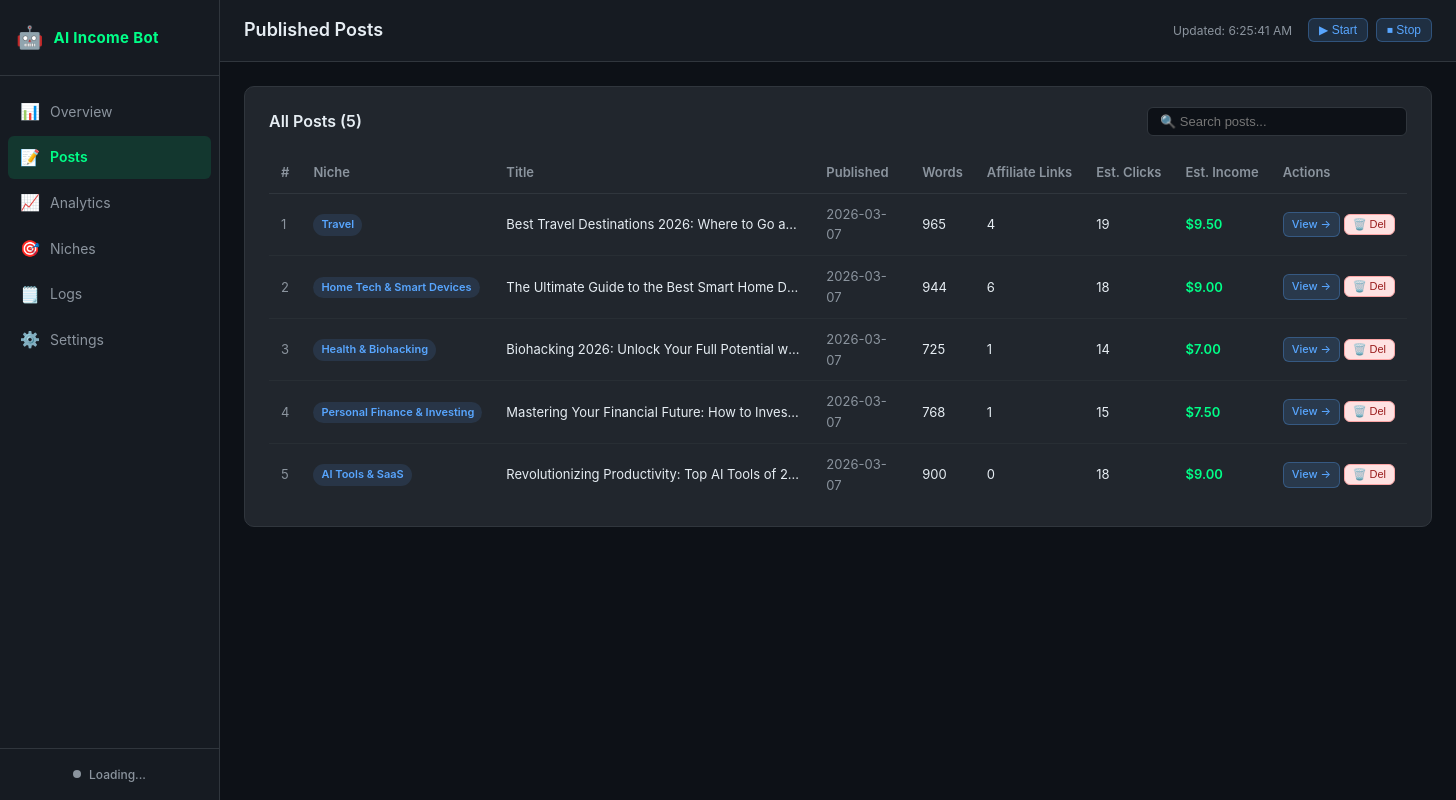
Page /posts on the earlier database version.
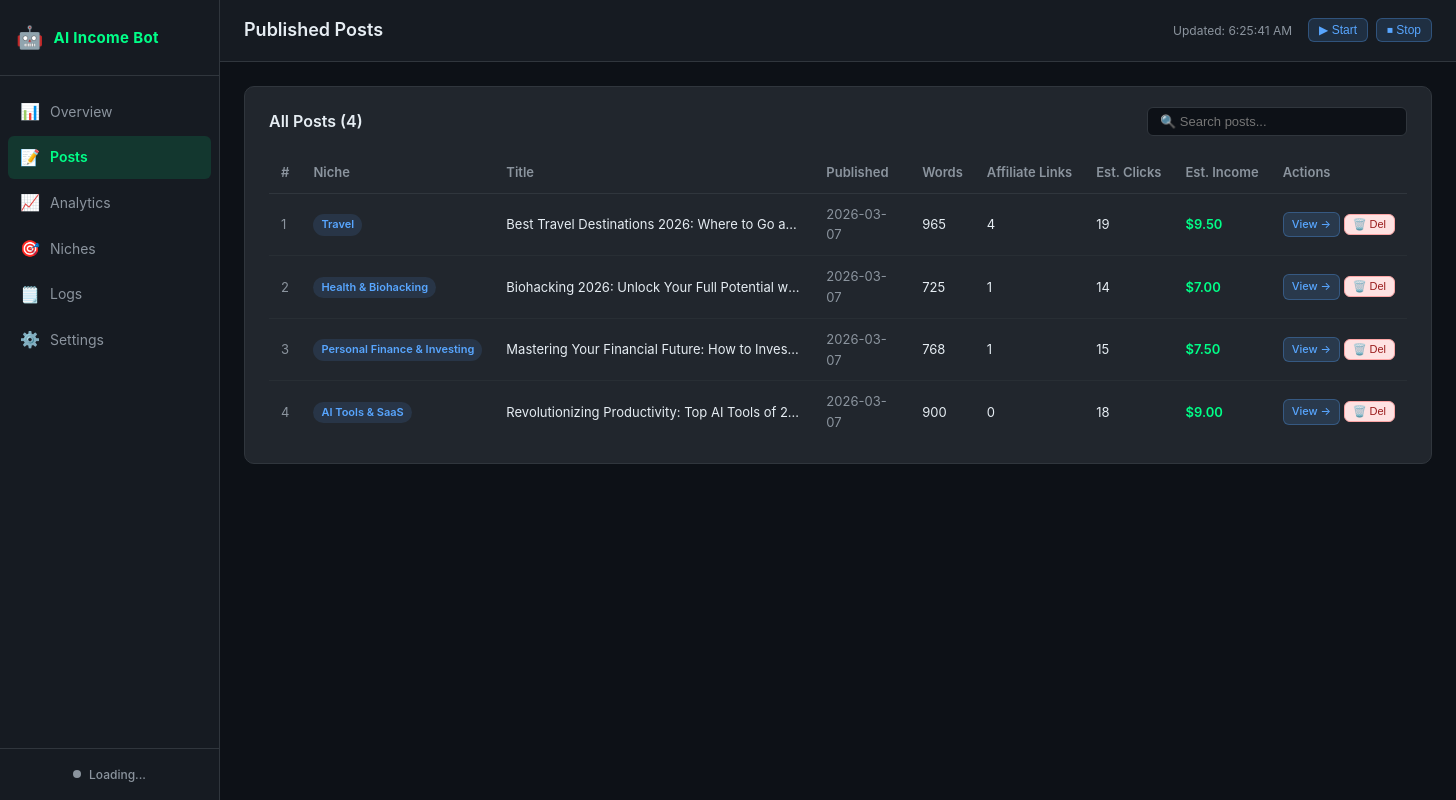
Same page on the later database version.
### tables this page shows
CREATE TABLE posts (
            id INTEGER PRIMARY KEY AUTOINCREMENT,
            niche_id TEXT NOT NULL,
            niche_name TEXT NOT NULL,
            title TEXT NOT NULL,
            slug TEXT UNIQUE NOT NULL,
            url TEXT,
            youtube_url TEXT,
            published_at DATETIME DEFAULT CURRENT_TIMESTAMP,
            word_count INTEGER DEFAULT 0,
            affiliate_links_count INTEGER DEFAULT 0,
            estimated_clicks INTEGER DEFAULT 0,
            estimated_income REAL DEFAULT 0.0,
            status TEXT DEFAULT 'published'
        );

### dashboard/app.py (the view)
@app.route("/posts")
def posts():
    from core import analytics_tracker
    db = _get_db()
    all_posts = analytics_tracker.get_all_posts(db)
    settings = _load_settings()
    return render_template("posts.html", posts=all_posts, settings=settings)

### core/analytics_tracker.py (called while the page is built)
def get_all_posts(db_path: Path) -> list:
    try:
        conn = sqlite3.connect(str(db_path))
        conn.row_factory = sqlite3.Row
        rows = conn.execute("SELECT * FROM posts ORDER BY published_at DESC").fetchall()
        conn.close()
        return [dict(r) for r in rows]
    except Exception:
        return []

### dashboard/app.py (called while the page is built)
def _get_db():
    import sys
    sys.path.insert(0, str(_PROJECT_ROOT))
    from core import analytics_tracker
    if not _DB_PATH.exists():
        _DB_PATH.parent.mkdir(parents=True, exist_ok=True)
        analytics_tracker.init_db(_DB_PATH)
    return _DB_PATH

def _load_settings() -> dict:
    try:
        with open(_SETTINGS_CONFIG_PATH) as f:
            return yaml.safe_load(f)
    except Exception:
        return {}

### dashboard/templates/posts.html (shortened to what this page needs)
{% extends "base.html" %}
{% block page_title %}Published Posts{% endblock %}
{% block content %}
<div class="card">
  <div class="card-header">
    <h3 class="card-title">All Posts ({{ posts|length }})</h3>
    <input
      type="text"
      id="postSearch"
      class="search-input"
      placeholder="🔍 Search posts..."
      oninput="filterPosts(this.value)"
    >
  </div>
  <div class="table-wrapper">
    <table class="data-table" id="postsTable">
      <thead>
        <tr>
          <th>#</th>
          <th>Niche</th>
          <th>Title</th>
          <th>Published</th>
          <th>Words</th>
          <th>Affiliate Links</th>
          <th>Est. Clicks</th>
          <th>Est. Income</th>
          <th>Actions</th>
        </tr>
      </thead>
      <tbody>
        {% for post in posts %}
        <tr class="post-row" data-post-id="{{ post.id }}" data-title="{{ post.title|lower }}" data-niche="{{ post.niche_name|lower }}">
          <td class="text-muted">{{ loop.index }}</td>
          <td><span class="niche-badge">{{ post.niche_name }}</span></td>
          <td class="post-title">{{ post.title }}</td>
          <td class="text-muted">{{ post.published_at[:10] if post.published_at else '—' }}</td>
          <td>{{ post.word_count }}</td>
          <td>{{ post.affiliate_links_count }}</td>
          <td>{{ post.estimated_clicks }}</td>
          <td class="income-cell">${{ "%.2f"|format(post.estimated_income) }}</td>
          <td style="white-space:nowrap;">
            {% if post.url %}
            <a href="{{ post.url }}" target="_blank" class="btn btn-sm">View →</a>
            {% else %}
            <span class="text-muted">—</span>
            {% endif %}
            <button class="btn btn-sm" style="background:#fee2e2;color:#991b1b;border:1px solid #fca5a5;" onclick="deletePost({{ post.id }}, '{{ post.title|replace("'", "\\'") }}')">🗑️ Del</button>
          </td>
        </tr>
        {% else %}
        <tr>
          <td colspan="9" class="text-muted text-center">No posts published yet. Run the bot to generate content.</td>
        </tr>
        {% endfor %}
      </tbody>
    </table>
  </div>
</div>
{% endblock %}

### dashboard/templates/base.html (shortened to what this page needs)
<!DOCTYPE html>
<html lang="en">
<head>
  <link rel="stylesheet" href="{{ url_for('static', filename='css/dashboard.css') }}">
</head>
<body>
  <div class="layout">
    <nav class="sidebar" id="sidebar">
      <div class="sidebar-brand">
        <span class="brand-icon">🤖</span>
        <span class="brand-name">AI Income Bot</span>
      </div>
      <ul class="nav-list">
        <li class="nav-item">
          <a href="/" class="nav-link {% if request.path == '/' %}active{% endif %}">
            <span class="nav-icon">📊</span><span class="nav-text">Overview</span>
          </a>
        </li>
        <li class="nav-item">
          <a href="/posts" class="nav-link {% if request.path == '/posts' %}active{% endif %}">
            <span class="nav-icon">📝</span><span class="nav-text">Posts</span>
          </a>
        </li>
        <li class="nav-item">
          <a href="/analytics" class="nav-link {% if request.path == '/analytics' %}active{% endif %}">
            <span class="nav-icon">📈</span><span class="nav-text">Analytics</span>
          </a>
        </li>
        <li class="nav-item">
          <a href="/niches" class="nav-link {% if request.path == '/niches' %}active{% endif %}">
            <span class="nav-icon">🎯</span><span class="nav-text">Niches</span>
          </a>
        </li>
        <li class="nav-item">
          <a href="/logs" class="nav-link {% if request.path == '/logs' %}active{% endif %}">
            <span class="nav-icon">🗒️</span><span class="nav-text">Logs</span>
          </a>
        </li>
        <li class="nav-item">
          <a href="/settings" class="nav-link {% if request.path == '/settings' %}active{% endif %}">
            <span class="nav-icon">⚙️</span><span class="nav-text">Settings</span>
          </a>
        </li>
      </ul>
      <div class="sidebar-footer">
        <div class="bot-status-indicator" id="botStatusSidebar">
          <span class="status-dot" id="statusDot"></span>
          <span class="status-text" id="statusText">Loading...</span>
        </div>
      </div>
    </nav>
    <div class="main-area">
      <header class="top-bar">
        <div class="top-bar-left">
          <h1 class="page-title">{% block page_title %}Dashboard{% endblock %}</h1>
        </div>
        <div class="top-bar-right">
          <span class="last-updated">Updated: <span id="updateTime">—</span></span>
          <div class="bot-controls">
            <button class="btn btn-start" id="btnStart" onclick="botStart()" title="Start bot">▶ Start</button>
            <button class="btn btn-stop" id="btnStop" onclick="botStop()" title="Stop bot">⏹ Stop</button>
          </div>
        </div>
      </header>
      <main class="content">
        {% block content %}{% endblock %}
      </main>
    </div>
  </div>
</body>
</html>

Differences in the rows shown:
removed posts: niche_name "Home Tech & Smart Devices", title "The Ultimate Guide to the Best Smart Home D…", published_at "2026-03-07", word_count "944", affiliate_links_count "6", estimated_clicks "18", estimated_income "9.00"
Other differences:
{{ posts|length }}: "5" → "4"
